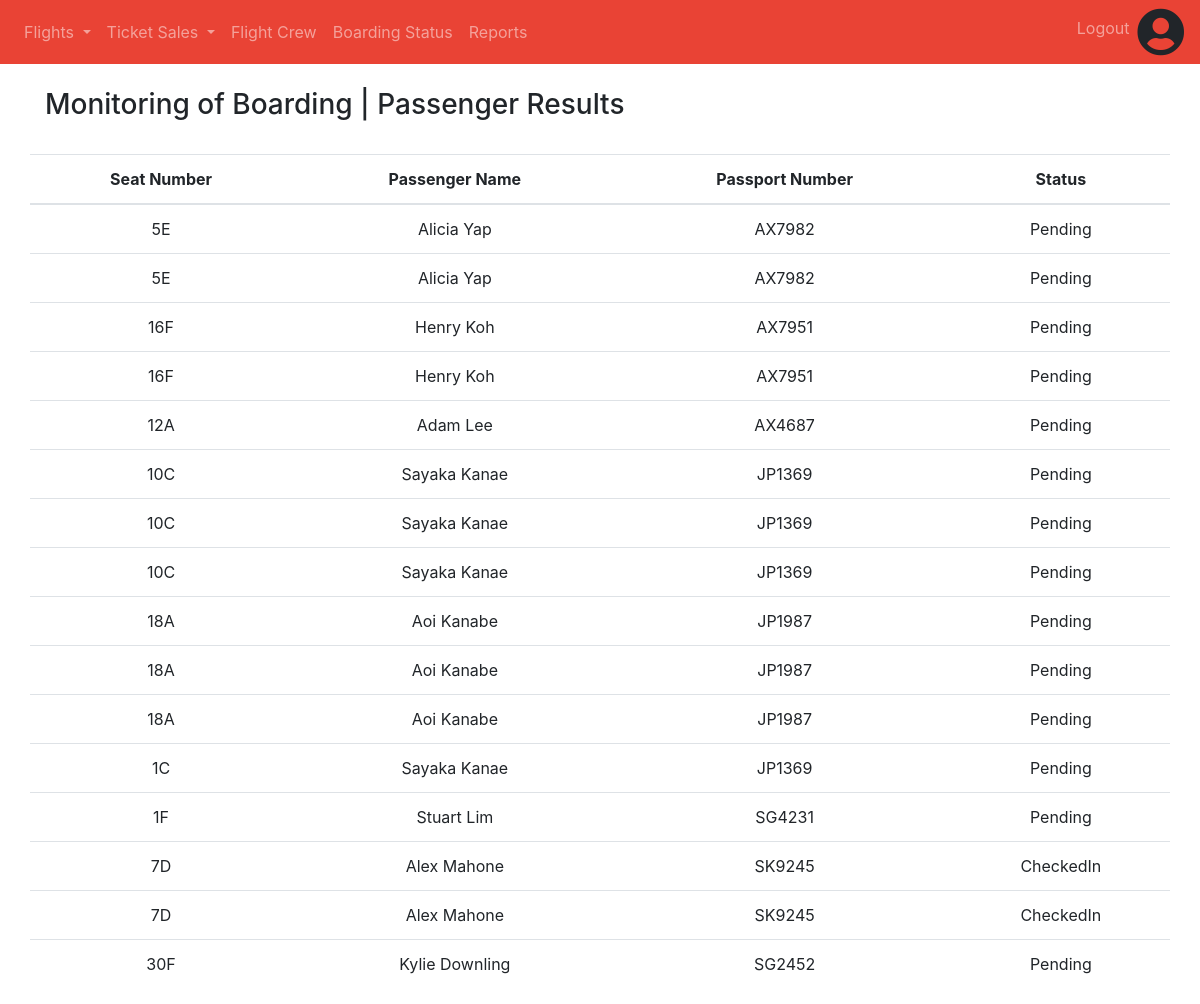
Page /staff/MonitorBoardingResults.php (signed in) on the committed database.
### tables this page shows
CREATE TABLE `flight_tickets` (
  `id` int(11) NOT NULL,
  `booking_no` int(11) DEFAULT NULL,
  `purchase_date` date DEFAULT NULL,
  `schedule_no` int(11) NOT NULL,
  `class` int(11) NOT NULL,
  `seat_no` varchar(11) NOT NULL,
  `price` decimal(10,0) NOT NULL,
  `passenger_name` varchar(10000) NOT NULL,
  `gender` enum('Male','Female') NOT NULL,
  `date_of_birth` date NOT NULL,
  `ic_passport` varchar(50) DEFAULT NULL,
  `passport_country` varchar(100) DEFAULT NULL,
  `residence_country` varchar(100) DEFAULT NULL,
  `baggage_limit` int(11) NOT NULL,
  `status` enum('Pending','CheckedIn','Boarded') NOT NULL DEFAULT 'Pending'
);

### staff/MonitorBoardingResults.php (the view, shortened to what this page needs)
<!DOCTYPE html>
<html lang="en" style="height: 100%;">
<head>
    <?php require('../head.php') ?>
</head>
<body class="d-flex flex-column h-100">
    <?php require('navbar.php');
    $connection = new mysqli('127.0.0.1', 'admin', null, 'ibm2104_assignment');
    $query = "SELECT flight_tickets.seat_no, flight_tickets.passenger_name, flight_tickets.ic_passport, flight_tickets.status FROM flight_schedules INNER JOIN flight_tickets on flight_schedules.flight_no = schedule_no";
    $result = $connection->query($query);
    ?>
    <div class="container">
        <div class="row my-4">
            <h3 class="col">Monitoring of Boarding | Passenger Results</h3>
        </div>
        <form>
            <div class="row">
                <table class="table table-hover col">
                    <thead>
                        <tr>
                            <th class="text-center">Seat Number</th>
                            <th class="text-center">Passenger Name</th>
                            <th class="text-center">Passport Number</th>
                            <th class="text-center">Status</th>
                        </tr>
                        <?php
                        while ($flight = $result->fetch_assoc()) {
                            echo "<tr>";
                            echo "<td class = text-center>" . $flight['seat_no'] . "</td>";
                            echo "<td class = text-center>" . $flight['passenger_name'] . "</td>";
                            echo "<td class = text-center>" . $flight['ic_passport'] . "</td>";
                            echo "<td class = text-center>" . $flight['status'] . "</td>";
                            echo "</tr>";
                        }
                        ?>
                    </thead>
                </table>
            </div>
        </form>
    </div>
</body>
</html>

### rows in the picture
flight_tickets: seat_no "5E", passenger_name "Alicia Yap", ic_passport "AX7982", status "Pending"
flight_tickets: seat_no "16F", passenger_name "Henry Koh", ic_passport "AX7951", status "Pending"
flight_tickets: seat_no "12A", passenger_name "Adam Lee", ic_passport "AX4687", status "Pending"
flight_tickets: seat_no "10C", passenger_name "Sayaka Kanae", ic_passport "JP1369", status "Pending"
flight_tickets: seat_no "18A", passenger_name "Aoi Kanabe", ic_passport "JP1987", status "Pending"
flight_tickets: seat_no "1C", passenger_name "Sayaka Kanae", ic_passport "JP1369", status "Pending"
flight_tickets: seat_no "1F", passenger_name "Stuart Lim", ic_passport "SG4231", status "Pending"
flight_tickets: seat_no "7D", passenger_name "Alex Mahone", ic_passport "SK9245", status "CheckedIn"
flight_tickets: seat_no "30F", passenger_name "Kylie Downling", ic_passport "SG2452", status "Pending"
